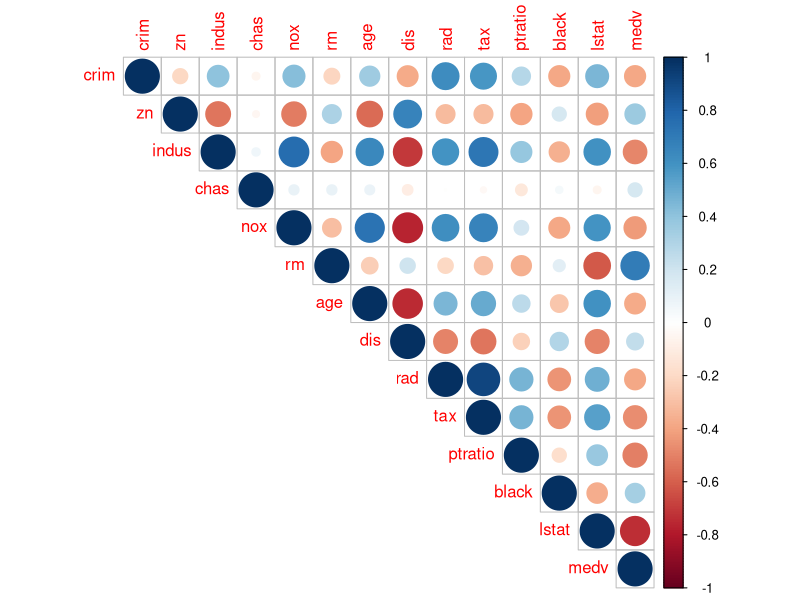
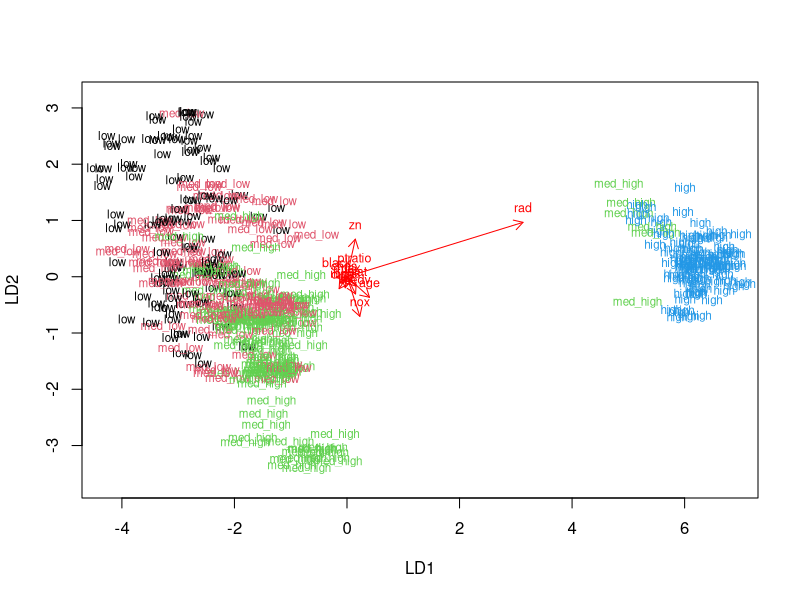
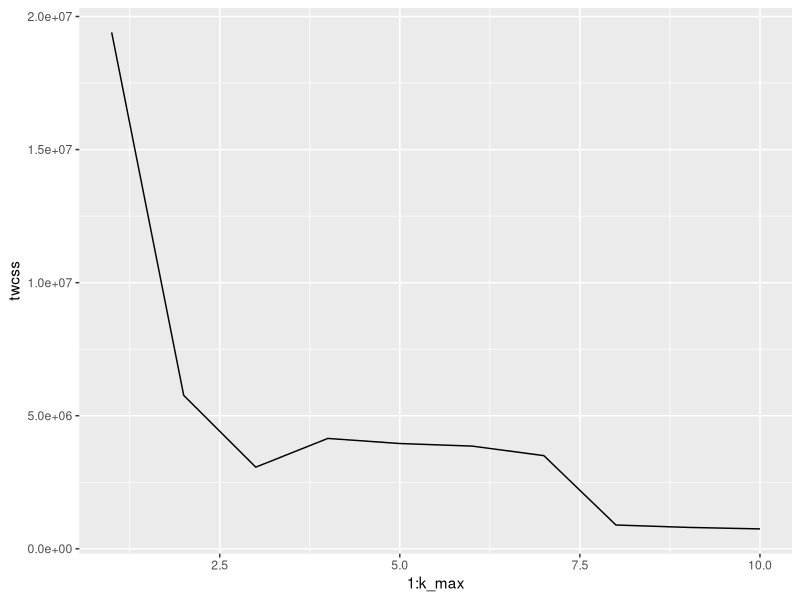
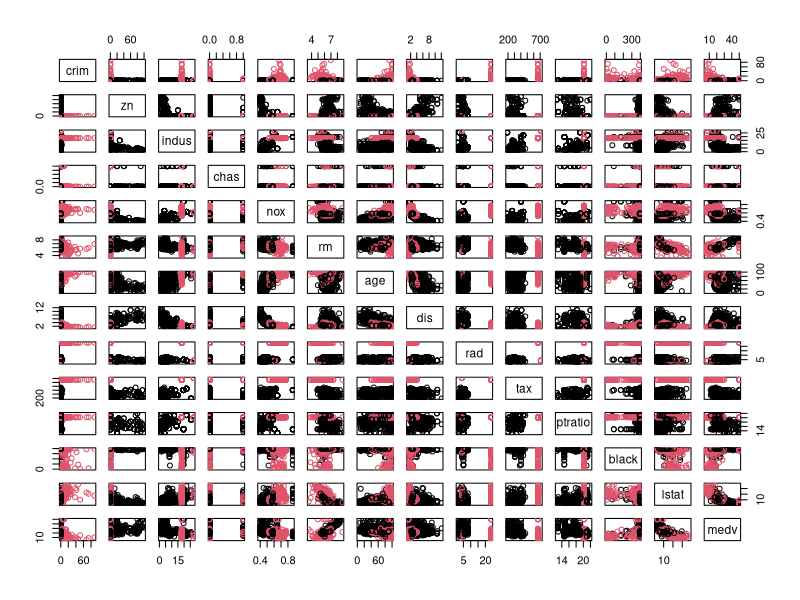
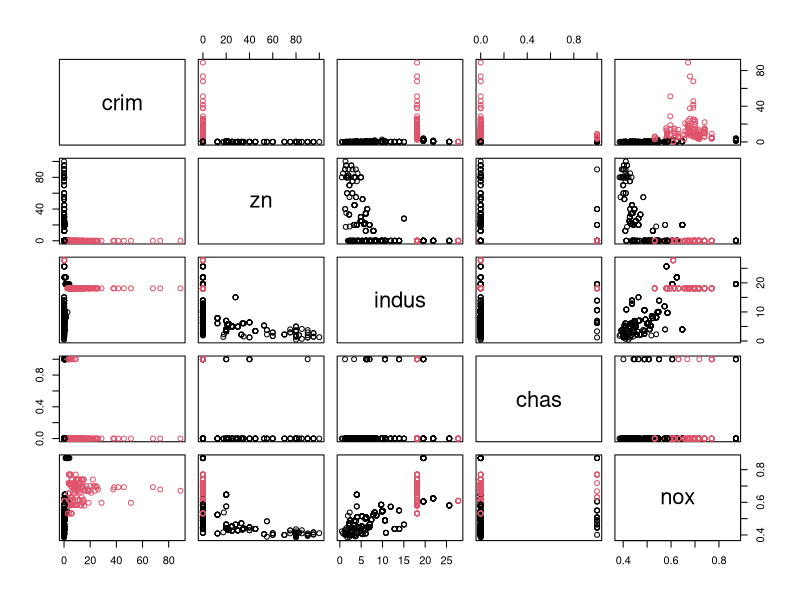
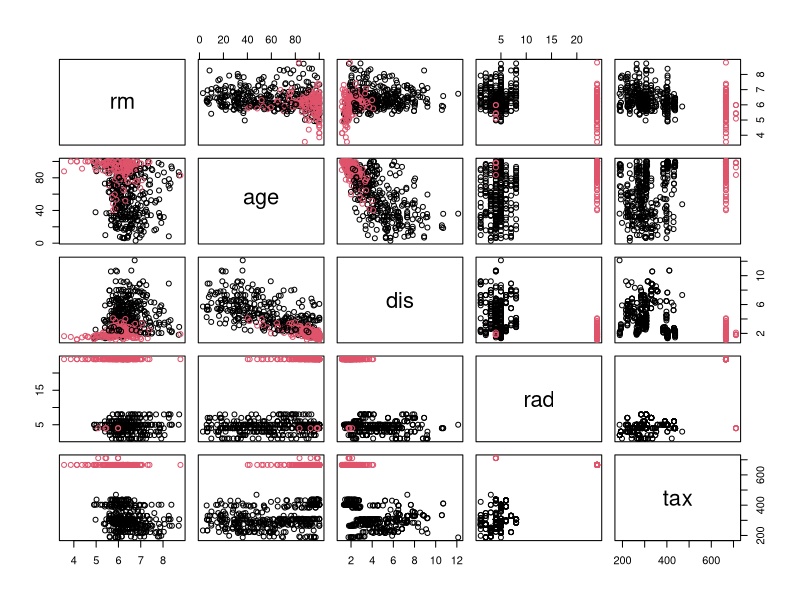
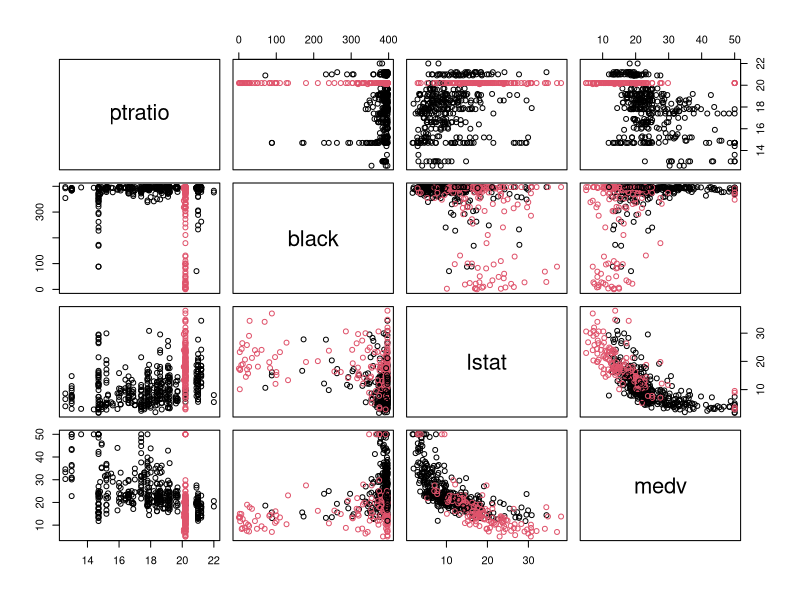

Write R code to recreate these figures, in order.
## ---- chunk 1
install.packages("dplyr", repos="http://cran.us.r-project.org")
install.packages("ggplot2", repos="http://cran.us.r-project.org")
install.packages("GGally", repos="http://cran.us.r-project.org")
install.packages("corrplot", repos="http://cran.us.r-project.org")
install.packages("MASS", repos="http://cran.us.r-project.org")

library(ggplot2)
library(GGally)
library(ggplot2)
library(GGally)
library(dplyr)
library(corrplot)
library(MASS)
data("Boston")
summary(Boston)
## ---- chunk 2
cor_matrix<-cor(Boston)
cor_matrix%>%round(digits=2)
corrplot(cor_matrix, method="circle", type="upper")
## ---- chunk 3
boston_scaled <- scale(Boston)
class(boston_scaled)
boston_scaled <- as.data.frame(boston_scaled)

bins <- quantile(boston_scaled$crim)
bins

crime <- cut(boston_scaled$crim, breaks = bins, labels = c("low", "med_low","med_high", "high") , include.lowest = TRUE)

table(crime)
boston_scaled <- dplyr::select(boston_scaled, -crim)
boston_scaled <- data.frame(boston_scaled, crime)
n <- nrow(boston_scaled)
ind <- sample(n,  size = n * 0.8)
train <- boston_scaled[ind,]
test <- boston_scaled[-ind,]
correct_classes <- test$crime
test <- dplyr::select(test, -crime)


## ---- chunk 4
lda.fit <- lda(crime ~ ., data = train)
lda.fit
lda.arrows <- function(x, myscale = 1, arrow_heads = 0.1, color = "red", tex = 0.75, choices = c(1,2)){
  heads <- coef(x)
  arrows(x0 = 0, y0 = 0, 
         x1 = myscale * heads[,choices[1]], 
         y1 = myscale * heads[,choices[2]], col=color, length = arrow_heads)
  text(myscale * heads[,choices], labels = row.names(heads), 
       cex = tex, col=color, pos=3)
}

classes <- as.numeric(train$crime)
plot(lda.fit, dimen = 2, col = classes, pch = classes)
lda.arrows(lda.fit, myscale = 1)
## ---- chunk 5
lda.pred <- predict(lda.fit, newdata = test)
table(correct = correct_classes, predicted = lda.pred$class)
## ---- chunk 6
boston_scaled2 <- scale(Boston)
boston_scaled2 <- as.data.frame(boston_scaled)
dist_eu <- dist(Boston)
dist_man <- dist(Boston, method = 'manhattan')

set.seed(123)
k_max <- 10

twcss <- sapply(1:k_max, function(k){kmeans(Boston, k)$tot.withinss})

qplot(x = 1:k_max, y = twcss, geom = 'line')
## ---- chunk 7
km <-kmeans(Boston, centers = 2)


pairs(Boston , col = km$cluster)
pairs(Boston[1:5] , col = km$cluster)
pairs(Boston[6:10] , col = km$cluster)
pairs(Boston[11:14] , col = km$cluster)

